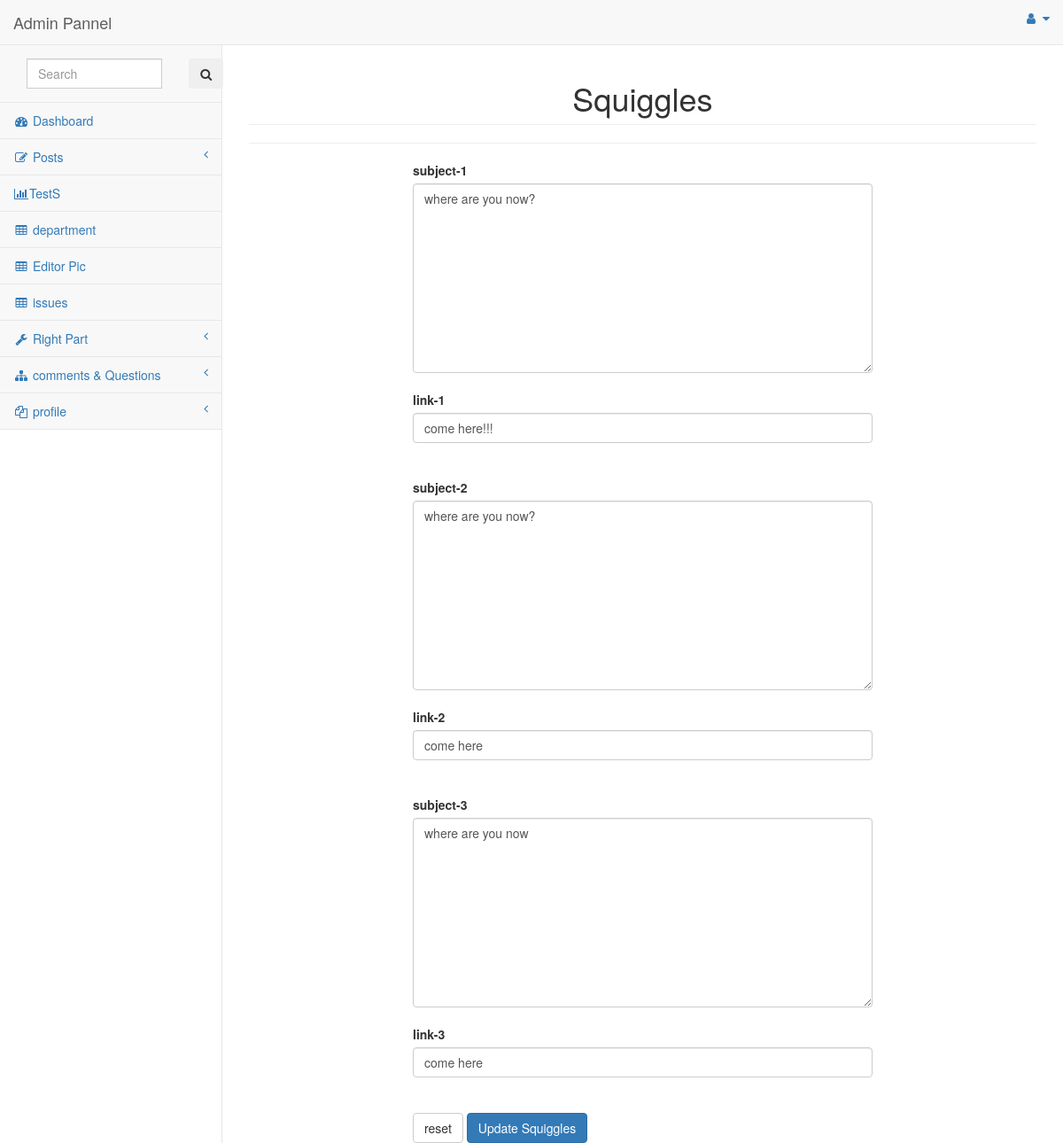
The page /index.php/redirect/Squiggles on the database its author committed.
### tables this page shows
CREATE TABLE IF NOT EXISTS `squiggles` (
  `id` int(225) NOT NULL AUTO_INCREMENT,
  `para1` varchar(1000) NOT NULL,
  `link1` varchar(225) NOT NULL,
  `para2` varchar(1000) NOT NULL,
  `link2` varchar(255) NOT NULL,
  `para3` varchar(1000) NOT NULL,
  `link3` varchar(225) NOT NULL,
  `user_id` int(255) NOT NULL,
  PRIMARY KEY (`id`)
);

### application/controllers/Redirect.php (called while the page is built, shortened)
<?php
class Redirect extends MY_Controller
{
	public function Squiggles()
	{
		$this->load->model('loginmodel');
		$data['squiggles']=$this->loginmodel->squiggles();
        $this->load->view('admin/Squiggles',$data);
	}
}
?>

### index.php (called while the page is built, shortened)
<?php
require_once BASEPATH.'core/CodeIgniter.php';

### application/models/loginmodel.php (called while the page is built, shortened)
<?php
class Loginmodel extends CI_Model
{
        public function squiggles()
        {
            $q=$this->db->select('*')
                        ->get('squiggles');
                    return $q->row();
        }
}
?>

### application/views/admin/Squiggles.php (the view, shortened to what this page needs)
<?php include('admin_header.php'); ?>
  <div id="page-wrapper">
            <div class="row">
                <div class="col-lg-12">
                    <h1 class="page-header" style="text-align: center;">Squiggles</h1><hr>
                </div>
                <div style="margin-top: 40px; margin-left: 200px; margin-right: 200px;">
                <?php echo form_open('login/Squiggles')  ?>
                <label style="text-align: center;">subject-1</label><br>
                <?php echo form_textarea(['name'=>'para1','class'=>'form-control','placeholder'=>'Enter your subject','value'=>set_value('para1',$squiggles->para1)]) ?><br>
                <label style="text-align: center;">link-1</label><br>
                <?php echo form_input(['name'=>'link1','class'=>'form-control','placeholder'=>'Enter link of above subject','value'=>set_value('link1',$squiggles->link1)]) ?><br>
                <br>
                <label style="text-align: center;">subject-2</label><br>
                <?php echo form_textarea(['name'=>'para2','class'=>'form-control','placeholder'=>'Enter your subject','value'=>set_value('para2',$squiggles->para2)]) ?><br>
                <label style="text-align: center;">link-2</label><br>
                <?php echo form_input(['name'=>'link2','class'=>'form-control','placeholder'=>'Enter link of above subject','value'=>set_value('link2',$squiggles->link2)]) ?><br>
                <br>
                <label style="text-align: center;">subject-3</label><br>
                <?php echo form_textarea(['name'=>'para3','class'=>'form-control','placeholder'=>'Enter your subject','value'=>set_value('para3',$squiggles->para3)]) ?><br>
                <label style="text-align: center;">link-3</label><br>
                <?php echo form_input(['name'=>'link3','class'=>'form-control','placeholder'=>'Enter link of above subject','value'=>set_value('link3',$squiggles->link3)]) ?><br>
                <br>
        <?php  echo form_reset(['name'=>'submit','value'=>'reset','class'=>'btn btn-default']) ?>
    <?php  echo form_submit(['name'=>'submit','value'=>'Update Squiggles','class'=>'btn btn-primary']) ?>
                <?php echo form_close(); ?>
            </div>
            </div>
    </div>
<?php include('admin_footer.php'); ?>

### rows shown on the page
squiggles: para1 "where are you now?", link1 "come here!!!", para2 "where are you now?", link2 "come here", para3 "where are you now", link3 "come here"
